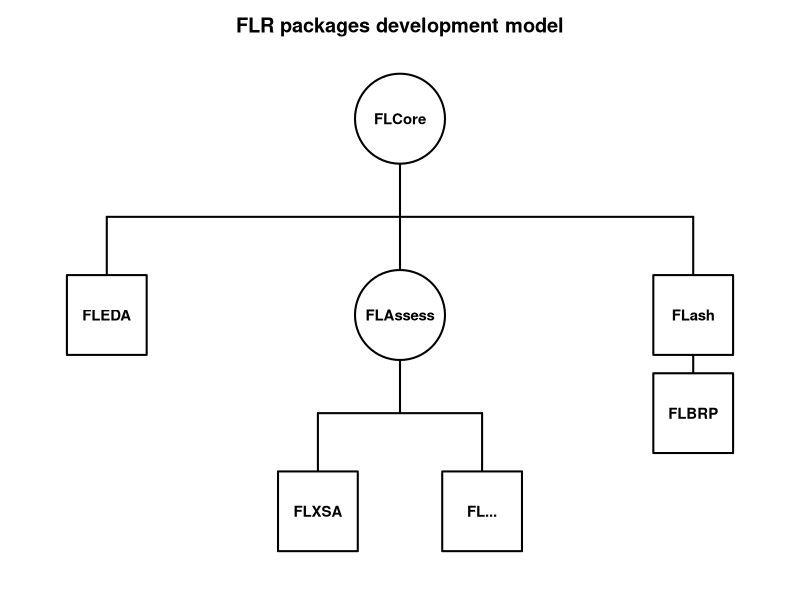
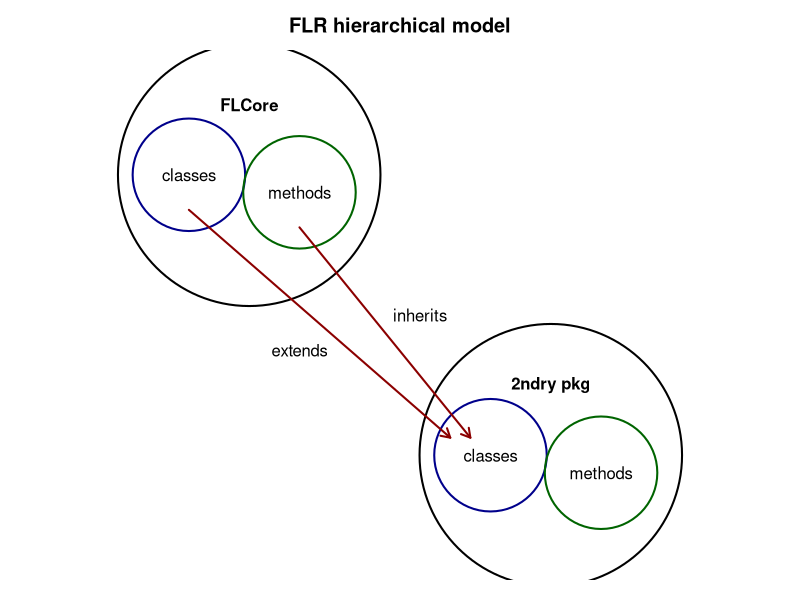

Reproduce these figures in R, in order.
# code for plot about FLR dependency model
jpeg("flrdep.jpg", 500, 500, quality=100)
par(mai=c(0.2, 0.2, 0.5, 0.2))
plot(seq(1, 15, len=2)~seq(1, 8, len=2), type="n", xlab="", ylab="", main="FLR hierarchical model", axes=FALSE)
points(3, 12, pch=1, cex=35, lwd=2)
text(3, 14, "FLCore", font=2)
points(2.4, 12, pch=1, cex=15, col="darkblue", lwd=2)
text(2.4, 12, "classes")
points(3.5, 11.5, pch=1, cex=15, col="darkgreen", lwd=2)
text(3.5, 11.5, "methods")

points(6, 4, pch=1, cex=35, lwd=2)
text(6, 6, "2ndry pkg", font=2)
points(5.4, 4, pch=1, cex=15, col="darkblue", lwd=2)
text(5.4, 4, "classes")
points(6.5, 3.5, pch=1, cex=15, col="darkgreen", lwd=2)
text(6.5, 3.5, "methods")

arrows(2.4, 11, 5, 4.5, length=0.1, col="darkred", lwd=2) 
arrows(3.5, 10.5, 5.2, 4.5, length=0.1, col="darkred", lwd=2) 
text(3.5, 7, "extends")
text(4.7, 8, "inherits")
dev.off()

# code for packages
par(mai=c(0.2, 0.2, 0.5, 0.2), lwd=2)
plot(seq(3, 13, len=2)~seq(1.5, 7.5, len=2), type="n", xlab="", ylab="", main="FLR packages development model", axes=FALSE)

segments(2, 10, 7, 10, lwd=2)
segments(2, 10, 2, 8, lwd=2)
segments(7, 10, 7, 6, lwd=2)
segments(4.5, 12, 4.5, 6, lwd=2)
segments(3.8, 6, 5.2, 6, lwd=2)
segments(3.8, 6, 3.8, 4, lwd=2)
segments(5.2, 6, 5.2, 4, lwd=2)

points(4.5, 12, pch=21, cex=12, bg="white")
points(2, 8, pch=22, cex=12, bg="white")
points(4.5, 8, pch=21, cex=12, bg="white")
points(3.8, 4, pch=22, cex=12, bg="white")
points(5.2, 4, pch=22, cex=12, bg="white")
points(7, 8, pch=22, cex=12, bg="white")
points(7, 6, pch=22, cex=12, bg="white")

text(4.5, 12, "FLCore", font=2, cex=0.9)
text(2, 8, "FLEDA", font=2, cex=0.9)
text(4.5, 8, "FLAssess", font=2, cex=0.9)
text(3.8, 4, "FLXSA", font=2, cex=0.9)
text(5.2, 4, "FL...", font=2, cex=0.9)
text(7, 8, "FLash", font=2, cex=0.9)
text(7, 6, "FLBRP", font=2, cex=0.9)




